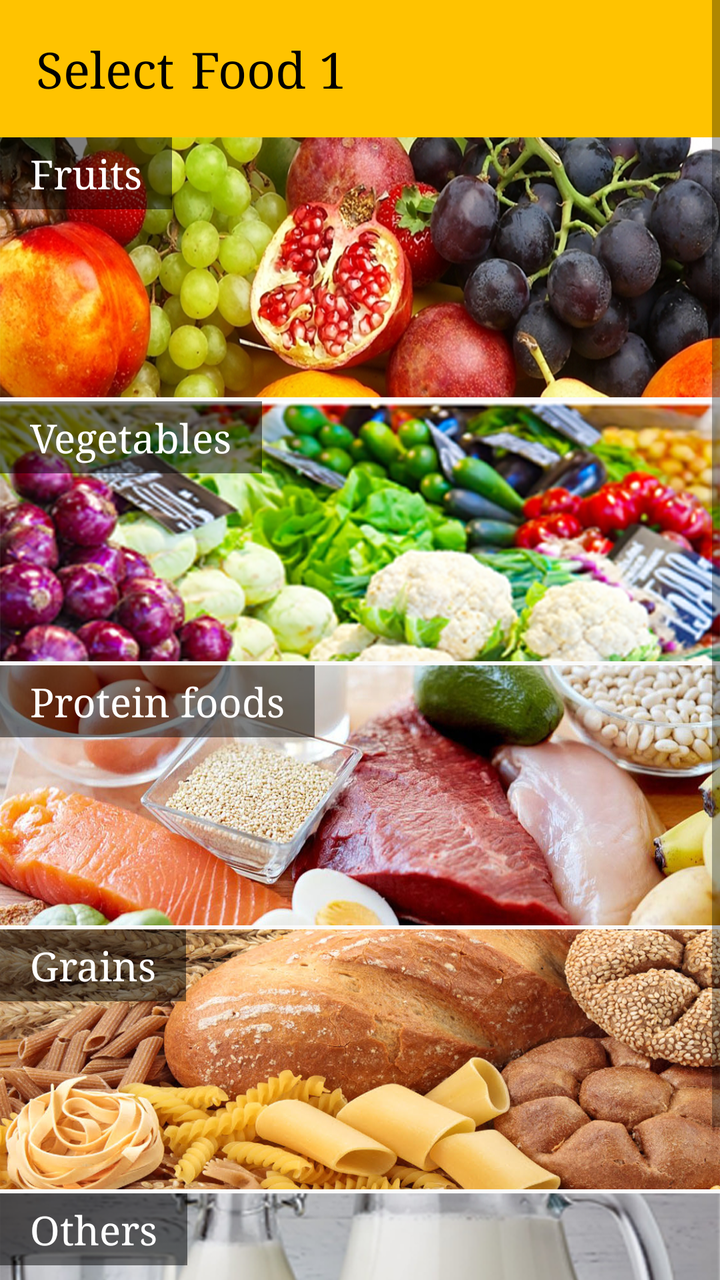
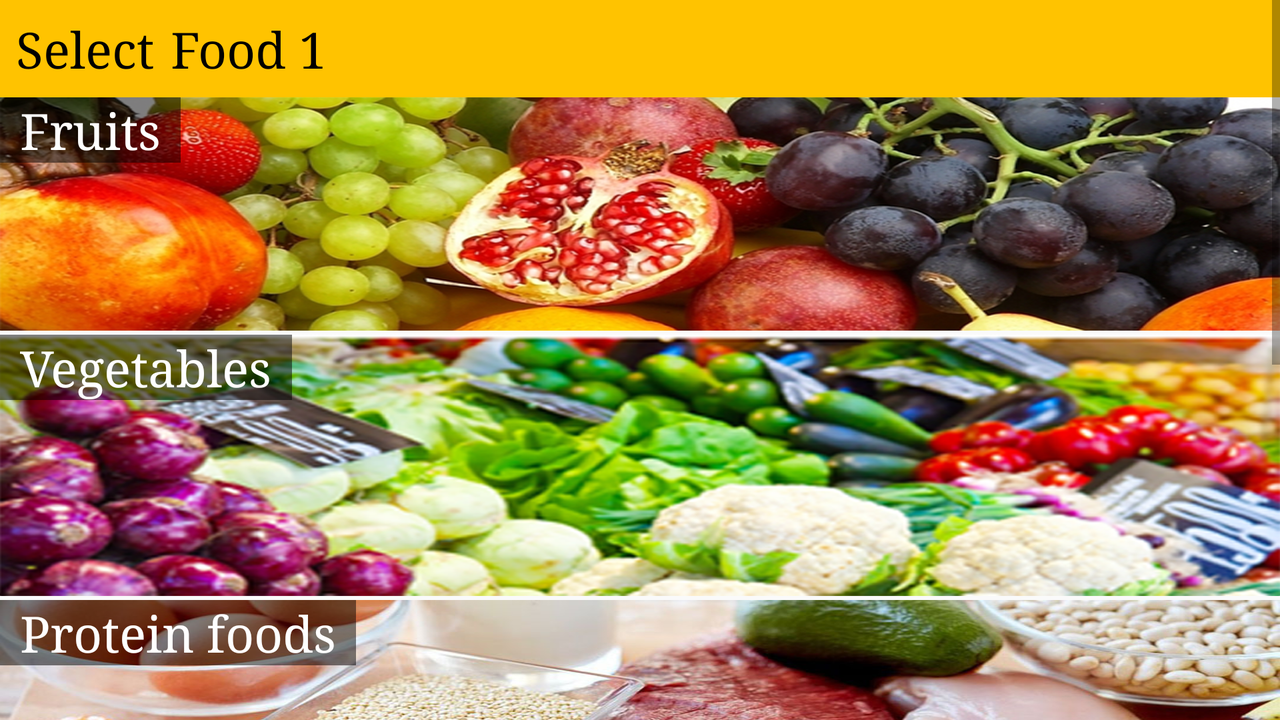

An Android layout and its configuration variant, each rendered on a device that would load it. The default file and the variant file are quoted in full after the pictures.
<!-- AndroidManifest.xml: application theme AppTheme -->
<!-- res/layout/screen_four_selectfood_category.xml -->
<?xml version="1.0" encoding="utf-8"?>
<LinearLayout xmlns:android="http://schemas.android.com/apk/res/android"
    android:orientation="vertical" android:layout_width="match_parent"
    android:layout_height="match_parent">

    <ScrollView
        android:layout_width="match_parent"
        android:layout_height="match_parent">
    <LinearLayout
        android:layout_width="match_parent"
        android:layout_height="match_parent"
        android:orientation="vertical">
    <LinearLayout
        android:layout_width="match_parent"
        android:layout_height="wrap_content"
        android:padding="10dp"
        android:background="@color/colorPrimary"
        android:orientation="horizontal">

        <TextView
            android:layout_width="wrap_content"
            android:layout_height="match_parent"
            android:layout_gravity="center"
            android:gravity="start"
            android:padding="8dp"
            android:text="Select"
            android:textColor="#000000"
            android:textSize="25dp"

            />
        <TextView
            android:id="@+id/screen_four_foodtxt"
            android:layout_width="match_parent"
            android:layout_height="match_parent"
            android:layout_gravity="center"
            android:gravity="start"
            android:padding="8dp"
            android:layout_marginLeft="-8dp"
            android:text="Food 1"
            android:textColor="#000000"
            android:textSize="25dp"

            />
    </LinearLayout>
    <FrameLayout
        android:layout_marginBottom="2dp"
        android:id="@+id/fruits"
        android:layout_weight="1"
        android:layout_width="match_parent"
        android:layout_height="130dp">
        <ImageView
            android:layout_width="match_parent"
            android:layout_height="match_parent"
            android:scaleType="fitXY"
            android:src="@mipmap/fruits"
            />
        <TextView
            android:paddingLeft="10dp"
            android:paddingRight="10dp"
            android:background="#80000000"
            android:text="Fruits"
            android:paddingStart="15dp"
            android:paddingEnd="15dp"
            android:paddingTop="5dp"
            android:paddingBottom="5dp"
            android:textColor="#ffffff"
            android:textSize="20dp"
            android:layout_width="wrap_content"
            android:layout_height="wrap_content" />
    </FrameLayout>
    <FrameLayout
        android:layout_marginBottom="2dp"
        android:id="@+id/vegetables"
        android:layout_weight="1"
        android:layout_width="match_parent"
        android:layout_height="130dp">
        <ImageView
            android:layout_width="match_parent"
            android:layout_height="match_parent"
            android:scaleType="fitXY"
            android:src="@mipmap/vegetables"
            />
        <TextView
            android:paddingLeft="10dp"
            android:paddingRight="10dp"
            android:background="#80000000"
            android:text="Vegetables"
            android:paddingStart="15dp"
            android:paddingEnd="15dp"
            android:paddingTop="5dp"
            android:paddingBottom="5dp"
            android:textColor="#ffffff"
            android:textSize="20dp"
            android:layout_width="wrap_content"
            android:layout_height="wrap_content" />
    </FrameLayout>
    <FrameLayout
        android:layout_marginBottom="2dp"
        android:id="@+id/protein_foods"
        android:layout_weight="1"
        android:layout_width="match_parent"
        android:layout_height="130dp">
        <ImageView
            android:layout_width="match_parent"
            android:layout_height="match_parent"
            android:scaleType="fitXY"
            android:src="@mipmap/protein_food"
            />
        <TextView
            android:paddingLeft="10dp"
            android:paddingRight="10dp"
            android:background="#80000000"
            android:text="Protein foods"
            android:textColor="#ffffff"
            android:paddingStart="15dp"
            android:paddingEnd="15dp"
            android:paddingTop="5dp"
            android:paddingBottom="5dp"
            android:textSize="20dp"
            android:layout_width="wrap_content"
            android:layout_height="wrap_content" />
    </FrameLayout>
    <FrameLayout
        android:layout_marginBottom="2dp"
        android:id="@+id/grains"
        android:layout_weight="1"
        android:layout_width="match_parent"
        android:layout_height="130dp">
        <ImageView
            android:layout_width="match_parent"
            android:layout_height="match_parent"
            android:scaleType="fitXY"
            android:src="@mipmap/grains"
            />
        <TextView
            android:paddingLeft="10dp"
            android:paddingRight="10dp"
            android:background="#80000000"
            android:text="Grains"
            android:textColor="#ffffff"
            android:textSize="20dp"
            android:paddingStart="15dp"
            android:paddingEnd="15dp"
            android:paddingTop="5dp"
            android:paddingBottom="5dp"
            android:layout_width="wrap_content"
            android:layout_height="wrap_content" />
    </FrameLayout>
    <FrameLayout
        android:id="@+id/others"
        android:layout_weight="1"
        android:layout_width="match_parent"
        android:layout_height="130dp">
        <ImageView
            android:layout_width="match_parent"
            android:layout_height="match_parent"
            android:scaleType="fitXY"
            android:src="@mipmap/dairy"
            />
        <TextView
            android:paddingLeft="10dp"
            android:paddingRight="10dp"
            android:background="#80000000"
            android:text="Others"
            android:paddingStart="15dp"
            android:paddingEnd="15dp"
            android:paddingTop="5dp"
            android:paddingBottom="5dp"
            android:textColor="#ffffff"
            android:textSize="20dp"
            android:layout_width="wrap_content"
            android:layout_height="wrap_content" />
    </FrameLayout>
</LinearLayout>
    </ScrollView>
</LinearLayout>
<!-- resources referenced by this layout -->
<resources>
  <color name="colorPrimary">#FFC300</color>
  <!-- mipmap dairy: png bitmap (mipmap-hdpi, 115463 bytes) -->
  <!-- mipmap fruits: png bitmap (mipmap-hdpi, 150294 bytes) -->
  <!-- mipmap grains: png bitmap (mipmap-hdpi, 194970 bytes) -->
  <!-- mipmap protein_food: jpeg bitmap (drawable, 110356 bytes) -->
  <!-- mipmap vegetables: png bitmap (mipmap-hdpi, 195730 bytes) -->
  <style name="AppTheme" parent="Theme.AppCompat.Light.DarkActionBar">
          
          <item name="colorPrimary">@color/colorPrimary</item>
          <item name="colorPrimaryDark">@color/colorPrimaryDark</item>
          <item name="colorAccent">@color/colorAccent</item>
          <item name="android:typeface">serif</item>
      </style>
  <color name="colorPrimaryDark">#FFDF77</color>
  <color name="colorAccent">#000000</color>
</resources>
<!-- res/layout-land/screen_four_selectfood_category.xml (the author's variant of the layout above) -->
<!-- drawn on the phone turned sideways -->
<?xml version="1.0" encoding="utf-8"?>
<ScrollView xmlns:android="http://schemas.android.com/apk/res/android"
    android:layout_width="match_parent"
    android:layout_height="match_parent"
    android:orientation="vertical">

    <LinearLayout
        android:layout_width="match_parent"
        android:layout_height="match_parent"
        android:orientation="vertical">

        <LinearLayout
            android:layout_width="match_parent"
            android:layout_height="wrap_content"
            android:background="@color/colorPrimary"
            android:orientation="horizontal">

            <TextView
                android:layout_width="wrap_content"
                android:layout_height="match_parent"
                android:layout_gravity="center"
                android:gravity="start"
                android:padding="8dp"
                android:text="Select"
                android:textColor="#000000"
                android:textSize="25dp"

                />

            <TextView
                android:id="@+id/screen_four_foodtxt"
                android:layout_width="match_parent"
                android:layout_height="match_parent"
                android:layout_gravity="center"
                android:layout_marginLeft="-8dp"
                android:gravity="start"
                android:padding="8dp"
                android:text="Food 1"
                android:textColor="#000000"
                android:textSize="25dp"

                />
        </LinearLayout>

        <FrameLayout
            android:id="@+id/fruits"
            android:layout_width="match_parent"
            android:layout_height="match_parent"
            android:layout_marginBottom="2dp"
            android:layout_weight="1">

            <ImageView
                android:layout_width="match_parent"
                android:layout_height="match_parent"
                android:scaleType="fitXY"
                android:src="@mipmap/fruits" />

            <TextView
                android:layout_width="wrap_content"
                android:layout_height="wrap_content"
                android:background="#80000000"
                android:paddingLeft="10dp"
                android:paddingRight="10dp"
                android:text="Fruits"
                android:textColor="#ffffff"
                android:textSize="25dp" />
        </FrameLayout>

        <FrameLayout
            android:id="@+id/vegetables"
            android:layout_width="match_parent"
            android:layout_height="match_parent"
            android:layout_marginBottom="2dp"
            android:layout_weight="1">

            <ImageView
                android:layout_width="match_parent"
                android:layout_height="match_parent"
                android:scaleType="fitXY"
                android:src="@mipmap/vegetables" />

            <TextView
                android:layout_width="wrap_content"
                android:layout_height="wrap_content"
                android:background="#80000000"
                android:paddingLeft="10dp"
                android:paddingRight="10dp"
                android:text="Vegetables"
                android:textColor="#ffffff"
                android:textSize="25dp" />
        </FrameLayout>

        <FrameLayout
            android:id="@+id/protein_foods"
            android:layout_width="match_parent"
            android:layout_height="match_parent"
            android:layout_marginBottom="2dp"
            android:layout_weight="1">

            <ImageView
                android:layout_width="match_parent"
                android:layout_height="match_parent"
                android:scaleType="fitXY"
                android:src="@mipmap/protein_food" />

            <TextView
                android:layout_width="wrap_content"
                android:layout_height="wrap_content"
                android:background="#80000000"
                android:paddingLeft="10dp"
                android:paddingRight="10dp"
                android:text="Protein foods"
                android:textColor="#ffffff"
                android:textSize="25dp" />
        </FrameLayout>

        <FrameLayout
            android:id="@+id/grains"
            android:layout_width="match_parent"
            android:layout_height="match_parent"
            android:layout_marginBottom="2dp"
            android:layout_weight="1">

            <ImageView
                android:layout_width="match_parent"
                android:layout_height="match_parent"
                android:scaleType="fitXY"
                android:src="@mipmap/grains" />

            <TextView
                android:layout_width="wrap_content"
                android:layout_height="wrap_content"
                android:background="#80000000"
                android:paddingLeft="10dp"
                android:paddingRight="10dp"
                android:text="Grains"
                android:textColor="#ffffff"
                android:textSize="25dp" />
        </FrameLayout>

        <FrameLayout
            android:id="@+id/others"
            android:layout_width="match_parent"
            android:layout_height="match_parent"
            android:layout_weight="1">

            <ImageView
                android:layout_width="match_parent"
                android:layout_height="match_parent"
                android:scaleType="fitXY"
                android:src="@mipmap/dairy" />

            <TextView
                android:layout_width="wrap_content"
                android:layout_height="wrap_content"
                android:background="#80000000"
                android:paddingLeft="10dp"
                android:paddingRight="10dp"
                android:text="Others"
                android:textColor="#ffffff"
                android:textSize="25dp" />
        </FrameLayout>
    </LinearLayout>
</ScrollView>
